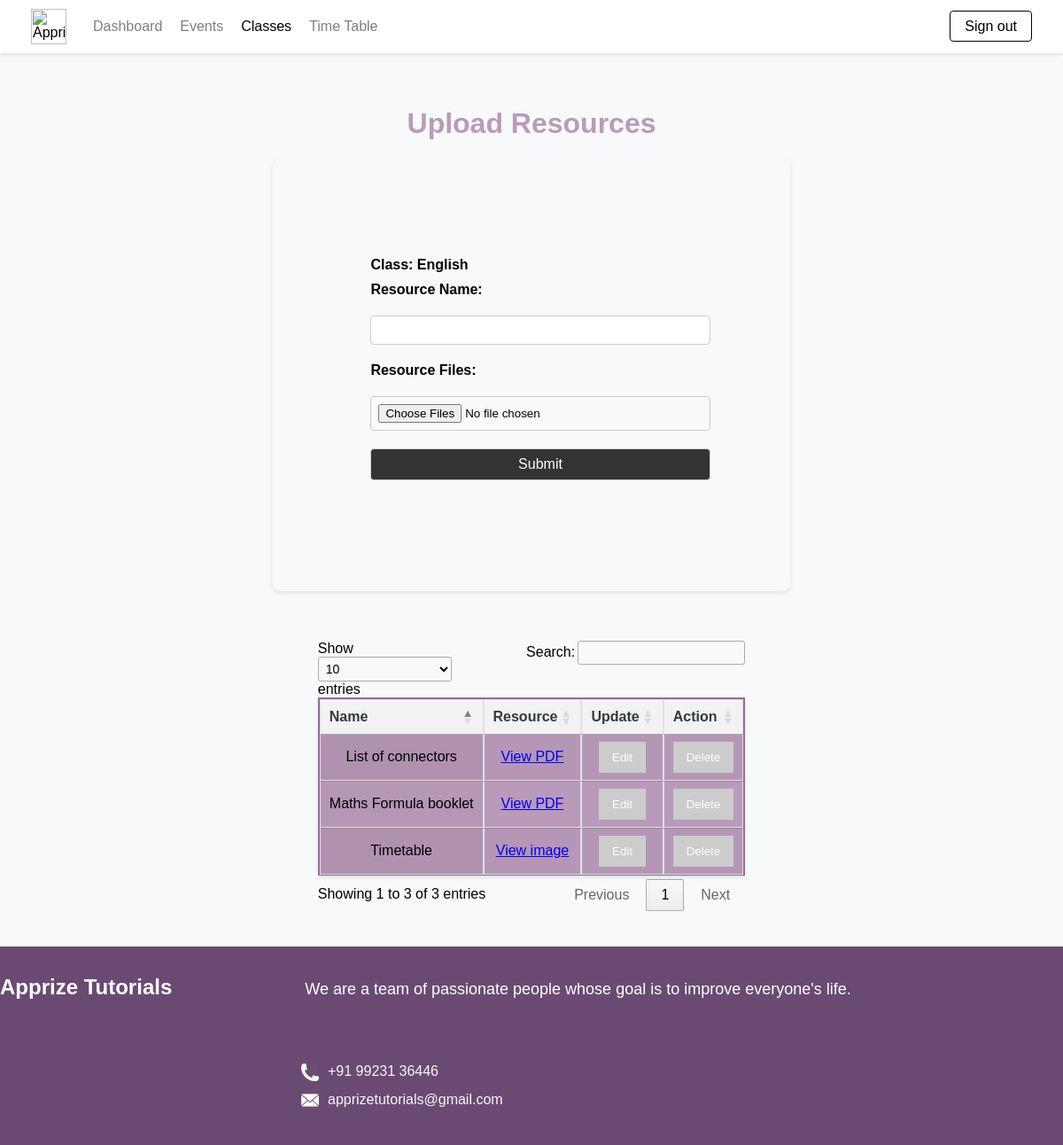
The page /admin/resource.php?SubjectID=1 (signed in) on the database its author committed.
### tables this page shows
CREATE TABLE `tbSubject` (
  `SubjectID` int NOT NULL,
  `Name` varchar(10) NOT NULL
);

CREATE TABLE `tbResource` (
  `ID` int NOT NULL,
  `subjectID` int NOT NULL,
  `resourceName` varchar(100) NOT NULL,
  `fileName` varchar(1000) DEFAULT NULL,
  `createdAt` timestamp NOT NULL DEFAULT CURRENT_TIMESTAMP
);

### admin/resource.php (the view, shortened to what this page needs)
<?php
include_once('../config/config.php');
$SubjectID = $_GET['SubjectID'] ?? null;
if ($SubjectID) {
    $sql = "SELECT Name FROM tbSubject WHERE SubjectID = :SubjectID";
    try {
        $stmt = $conn->prepare($sql);
        $stmt->bindParam(':SubjectID', $SubjectID, PDO::PARAM_INT);
        $stmt->execute();
        $result = $stmt->fetch(PDO::FETCH_ASSOC);
    } catch (PDOException $e) {
        echo "Error: " . $e->getMessage();
    }
}
$sql = "SELECT * FROM tbResource";
$stmt = $conn->prepare($sql);
$stmt->execute();
$results = $stmt->fetchAll();
?>
<html lang="en-IN">
<head>
    <link type="text/css" rel="stylesheet" href="../public/css/admin.css">
    <link rel="stylesheet" href="https://cdn.datatables.net/1.13.4/css/jquery.dataTables.min.css">
    <link rel="stylesheet" href="https://cdnjs.cloudflare.com/ajax/libs/font-awesome/4.7.0/css/font-awesome.min.css">
</head>
<body>
    <div id="wrapwrap" class="classpage">
        <header id="top" class="o_header_standard">
            <nav data-name="Navbar" aria-label="Main" class="navbar navbar-expand-lg navbar-light o_colored_level o_cc d-none d-lg-b;ock shadow-sm ">
                <div id="o_main_nav" class="o_main_nav container">
                <a data-name="Navbar Logo" class="navbar-brand logo me-4">
                <span role="img" aria-label="Logo of ApprizeTutorial" title="ApprizeTutorial"><img src="../images/logo.png" class="img img-fluid" width="95" height="40" alt="ApprizeTutorial" loading="lazy"/></span>
                </a>
        <ul role="menu" id="top_menu" class="nav navbar-nav top_menu o_menu_loading me-auto">
        <li role="presentation" class="nav-item">
            <a role="menuitem" href="dashboard.php" class="nav-link ">
                <span>Dashboard</span>
            </a>
        </li>
        <li role="presentation" class="nav-item">
            <a role="menuitem" href="event.php" class="nav-link ">
                <span>Events</span>
            </a>
        </li>
        <li role="presentation" class="nav-item">
            <a role="menuitem" href="class.php" class="nav-link active">
                <span>Classes</span>
            </a>
        </li>
        <li role="presentation" class="nav-item">
            <a role="menuitem" href="timetable.php" class="nav-link">
                <span>Time Table</span>
            </a>
        </li>
        </ul>
        <ul class="navbar-nav align-items-center gap-2 flex-shrink-0 justify-content-end ps-3">
        <li class=" o_no_autohide_item">
        <?php if (isset($_SESSION["userID"])) { ?>
                    <a href="../logout.php" class="btn btn-outline-secondary">Sign out</a>
                   <?php }else {?>
                    <a href="../login.php" class="btn btn-outline-secondary">Sign in</a>
                    <?php }?>
        </li>
        </ul>
            </div>
        </nav>
        </header>
        <div class="content">
        <h1 class="page-title">Upload Resources</h1>
        <form id="uploadResourceForm" class="resource-form" action="<?php echo htmlspecialchars($_SERVER['PHP_SELF']); ?>" method="POST" enctype="multipart/form-data">
        <div class="form-group">
        <label for="className">Class: <?php echo htmlspecialchars($result['Name'] ?? ''); ?></label>
            <label for="resourceName">Resource Name:</label>
            <input type="text" id="resourceName" name="resourceName" required>
            <label for="resourceFile">Resource Files:</label>
            <input type="file" id="resourceFile" name="resourceFile[]" multiple>
            <input type="submit" value="Submit" name="Submit" class="btn btn-primary" />
            </div>
        </form>
        <div style="margin-top: 5%;">
        <table id="resource" class="display" style="width:100%">
        <thead>
            <tr>
                <th>Name</th>
                <th>Resource</th>
                <th>Update</th>
                <th>Action</th>
            </tr>
        </thead>
        <tbody>
        <?php foreach ($results as $row):
        ?>
            <tr>
                <td><?php echo htmlspecialchars($row['resourceName']); ?></td>
                <td><?php
                        $fileType = pathinfo($row['fileName'], PATHINFO_EXTENSION);
                        if (in_array($fileType, ['jpg', 'jpeg', 'png', 'gif'])): ?>
                            <a href="../images/resources/<?php echo htmlspecialchars($row['fileName']); ?>"
                            target="_blank">View image</a>
                        <?php elseif ($fileType === 'pdf'): ?>
                            <a href="../images/resources/<?php echo htmlspecialchars($row['fileName']); ?>"
                            target="_blank">View PDF</a>
                        <?php endif; ?>
                        </td>
                <td><a href="edit_resource.php?id=<?php echo $row['ID']; ?>"><button>Edit</button></a></td>
                <td><a href="delete_resource.php?id=<?php echo $row['ID']; ?>"><button>Delete</button></a></td>
            </tr>
        <?php endforeach; ?>
            </tbody>
        </table>
        </div>
        </div>
        <footer id="bottom" class="o_footer o_colored_level o_cc">
            <div id="footer" class="oe_structure oe_structure_solo">
                <section class="s_text_block pt48">
                    <div class="container">
                        <div class="row">
                            <div class="col-lg-3 pb24">
                                <h4><b>Apprize Tutorials</b></h4>
                            </div>
                            <div class="col-lg-9 pb24">
                                <p class="lead">We are a team of passionate people whose goal is to improve everyone's life.</p>
                            </div>
                        </div>
                    </div>
                </section>
                <section class="s_text_block">
                    <div class="container">
                        <div class="row align-items-center">
                            <div class="col-lg-3 pb24">
                            </div>
                            <div class="col-lg-6 pb24">
                                <ul class="list-unstyled mb-0">
                                    <li><img src="../images/icon.png" alt="Phone Icon" width="20" height="20" class="me-2"><a href="tel:+91 99231 36446">+91 99231 36446</a></li>
                                    <li><img src="../images/icon2.png" alt="Email Icon" width="20" height="20" class="me-2"><a href="mailto:apprizetutorials@gmail.com">apprizetutorials@gmail.com</a></li>
                                </ul>
                            </div>
                        </div>
                    </div>
                </section>
            </div>
        </footer>
</body>
</html>

### public/css/admin.css (style rules this page uses)
body { margin: 0; font-family: 'Arial', sans-serif; }
.navbar { padding: 10px 35px; background-color: white; box-shadow: 0 2px 4px rgba(0, 0, 0, 0.1); }
.o_main_nav.container { display: flex; align-items: center; justify-content: space-between; }
.navbar-brand.logo { display: flex; align-items: center; }
.navbar-brand.logo img { height: 40px; width: auto; }
.navbar-nav.top_menu { display: flex; list-style-type: none; margin: 0; padding: 0; margin-left: 20px; }
.navbar-nav.top_menu .nav-item { margin: 0 10px; }
.navbar-nav.top_menu .nav-link { color: #817f7f; text-decoration: none; font-size: 16px; }
.navbar-nav.top_menu .nav-link.active { color: #000; }
.navbar-nav.align-items-center { display: flex; list-style: none; margin: 0; padding: 0; margin-left: auto; }
.btn-outline-secondary { padding: 8px 16px; border: 1px solid #000; color: #000; background-color: transparent; border-radius: 4px; text-decoration: none; font-size: 16px; }
footer.o_footer { background-color: #6A4A73; color: #fff; }
footer .s_text_block { padding-bottom: 24px; }
footer h4 { font-size: 24px; font-weight: bold; color: #ffffff; }
footer p.lead { font-size: 18px; margin-bottom: 16px; color: #ffffff; font-weight: lighter; padding: 4px 150px; padding-bottom: 0px; }
footer ul { padding-left: 170px; list-style: none; }
footer ul li { display: flex; margin-bottom: 12px; font-size: 16px; }
footer ul li img { margin-right: 10px; }
footer ul li a { color: #f7f7f7; text-decoration: none; }
footer .container { max-width: 1200px; margin: 0 auto; }
footer .row { display: flex; justify-content: flex-start; align-items: center; }
.content { display: flex; flex-direction: column; align-items: center; margin: 40px; }
body { font-family: Arial, sans-serif; background-color: #f8f9fa; margin: 0; padding: 0; }
h1 { text-align: center; color:#BA9ABA; }
table { border-collapse: collapse; margin: 30px auto; background-color: #BA9ABA; border: 2px solid#9D669D; box-shadow: 0 2px 4px rgba(0, 0, 0, 0.1); }
th, td { border: 1px solid #dee2e6; padding: 30px; text-align: center; }
th { background-color: #f2f2f2; color: #343a40; }
.resource-form { max-width: 600px; margin: 0 auto; background-color: #f9f9f9; padding: 100px; border-radius: 8px; box-shadow: 0 2px 5px rgba(0, 0, 0, 0.1); }
.form-group { margin-bottom: 15px; }
.form-group label { display: block; font-weight: bold; margin-bottom: 15px; }
.form-group input, .form-group select { width: 100%; padding: 10px; border: 1px solid #ccc; border-radius: 4px; }
.btn-primary { background-color: #333; color: #fff; border: none; padding: 10px 20px; border-radius: 4px; cursor: pointer; font-size: 16px; }
.form-group label { display: block; margin-bottom: 5px; margin: 10px; }
.form-group input, .form-group textarea { width: 100%; padding: 8px; box-sizing: border-box; margin: 10px; }
button { padding: 10px 15px; background-color: #ccc; color: white; border: none; cursor: pointer; }

### rows shown on the page
tbsubject: Name "English"
tbresource: resourceName "Timetable"
tbresource: resourceName "Maths Formula booklet"
tbresource: resourceName "List of connectors"
